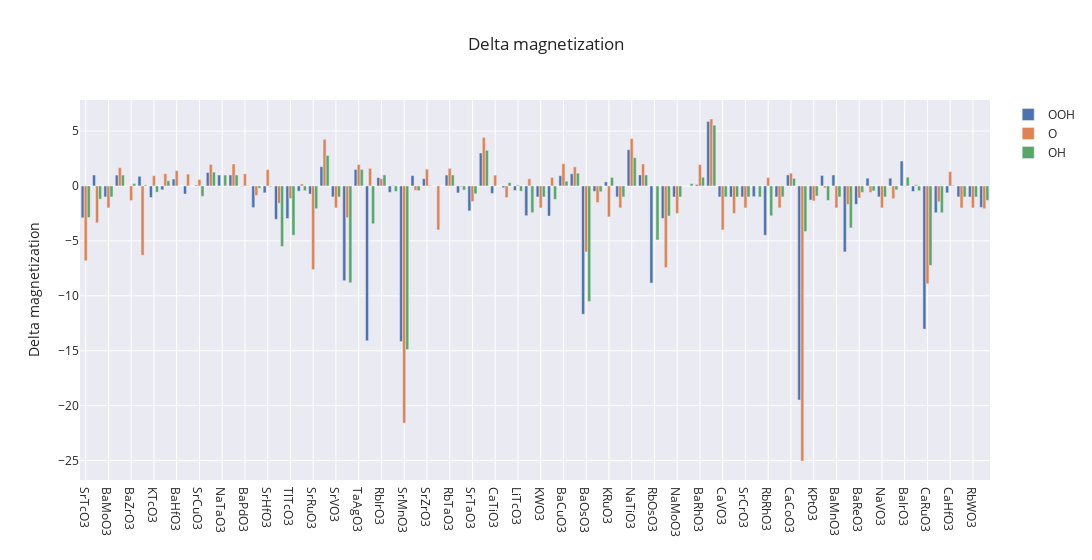

The cell this chart's notebook holds for it:
### Code cell
# Delta magnetization
trace1 = go.Bar(x = df['formula'], y = df['OOH_dmag'], name = 'OOH')
trace2 = go.Bar(x = df['formula'], y = df['O_dmag'], name = 'O')
trace3 = go.Bar(x = df['formula'], y = df['OH_dmag'], name = 'OH')


data = [trace1, trace2,trace3]
layout = go.Layout(title = 'Delta magnetization',template = 'seaborn', width = 2000, yaxis = {'title':'Delta magnetization'})
fig = go.Figure(data = data, layout = layout)
#pyo.plot(fig, image = 'png', image_filename ='plot_image')
fig.show()

### Figure 1 — Plotly figure (JSON) as saved in the notebook; plotly's stock layout.template omitted (floating-point values rounded to 4 significant figures)
{"data": [{"name": "OOH", "type": "bar", "x": ["SrTcO3", "BaFeO3", "BaMoO3", "KTaO3", "BaZrO3", "SrFeO3", "KTcO3", "NaTcO3", "BaHfO3", "SrTiO3", "SrCuO3", "KNbO3", "NaTaO3", "BaScO3", "BaPdO3", "BaTaO3", "SrHfO3", "NaOsO3", "TlTcO3", "KReO3", "SrRuO3", "KHfO3", "SrVO3", "KOsO3", "TaAgO3", "SrNiO3", "RbIrO3", "NaReO3", "SrMnO3", "CaFeO3", "SrZrO3", "NaWO3", "RbTaO3", "SrCoO3", "SrTaO3", "KZrO3", "CaTiO3", "NaRuO3", "LiTcO3", "SrPdO3", "KWO3", "KRhO3", "BaCuO3", "RbNbO3", "BaOsO3", "BaRuO3", "KRuO3", "SrMoO3", "NaTiO3", "SrScO3", "RbOsO3", "SrRhO3", "NaMoO3", "SrOsO3", "BaRhO3", "BaPtO3", "CaVO3", "KMoO3", "SrCrO3", "SrAgO3", "RbRhO3", "BaVO3", "CaCoO3", "CaMnO3", "KPtO3", "BaNiO3", "BaMnO3", "SrReO3", "BaReO3", "SrIrO3", "NaVO3", "NaFeO3", "BaIrO3", "RbReO3", "CaRuO3", "RbPdO3", "CaHfO3", "TlWO3", "RbWO3", "RbPtO3"], "y": [-2.902, 0.993, -1, 0.989, -0.002, 0.884, -1.053, -0.355, 0.629, -0.736, 0.082, 1.226, 0.995, 1, -0.037, -1.969, -0.629, -3.036, -2.964, -0.477, -0.738, 1.754, -1, -8.627, 1.504, -14.1, 0.764, -0.581, -14.17, 0.94, 0.659, "NaN", 0.993, -0.637, -2.27, 3, -0.684, -0.166, -0.406, -2.709, -1, -2.738, 0.931, 1.11, -11.68, -0.495, 0.367, -1, 3.301, 1, -8.841, -2.954, -1.005, "NaN", 0.132, 5.871, -1, -1.005, -1, -0.978, -4.487, -1, 1.003, -19.49, -1.283, 0.955, 0.998, -6.002, -1.669, 0.708, -1, 0.703, 2.266, -0.506, -13.03, -2.444, -0.627, -1, -1, -1.953]}, {"name": "O", "type": "bar", "x": ["SrTcO3", "BaFeO3", "BaMoO3", "KTaO3", "BaZrO3", "SrFeO3", "KTcO3", "NaTcO3", "BaHfO3", "SrTiO3", "SrCuO3", "KNbO3", "NaTaO3", "BaScO3", "BaPdO3", "BaTaO3", "SrHfO3", "NaOsO3", "TlTcO3", "KReO3", "SrRuO3", "KHfO3", "SrVO3", "KOsO3", "TaAgO3", "SrNiO3", "RbIrO3", "NaReO3", "SrMnO3", "CaFeO3", "SrZrO3", "NaWO3", "RbTaO3", "SrCoO3", "SrTaO3", "KZrO3", "CaTiO3", "NaRuO3", "LiTcO3", "SrPdO3", "KWO3", "KRhO3", "BaCuO3", "RbNbO3", "BaOsO3", "BaRuO3", "KRuO3", "SrMoO3", "NaTiO3", "SrScO3", "RbOsO3", "SrRhO3", "NaMoO3", "SrOsO3", "BaRhO3", "BaPtO3", "CaVO3", "KMoO3", "SrCrO3", "SrAgO3", "RbRhO3", "BaVO3", "CaCoO3", "CaMnO3", "KPtO3", "BaNiO3", "BaMnO3", "SrReO3", "BaReO3", "SrIrO3", "NaVO3", "NaFeO3", "BaIrO3", "RbReO3", "CaRuO3", "RbPdO3", "CaHfO3", "TlWO3", "RbWO3", "RbPtO3"], "y": [-6.812, -3.356, -2, 1.665, -1.331, -6.308, 0.934, 1.116, 1.393, 1.079, 0.581, 1.954, -0.002, 2, 1.103, -0.873, 1.478, -1.577, -1.143, 0.18, -7.61, 4.252, -2, -2.893, 1.958, 1.602, 0.665, 0.055, -21.58, -0.402, 1.528, -4, 1.602, -0.072, -1.421, 4.421, 0.982, -1.056, 0.095, 0.653, -2, 0.782, 2.02, 1.739, -6.011, -1.516, -2.814, -2, 4.306, 2, "NaN", -7.43, -2.5, "NaN", 1.946, 6.095, -4, -2.5, -2, 0, 0.76, -2, 1.165, -25.04, -1.36, -0.178, -2, -1.693, -1.099, -0.582, -1.992, -1.161, -0.034, 0.109, -8.909, -1.444, 1.301, -2, -2, -2.067]}, {"name": "OH", "type": "bar", "x": ["SrTcO3", "BaFeO3", "BaMoO3", "KTaO3", "BaZrO3", "SrFeO3", "KTcO3", "NaTcO3", "BaHfO3", "SrTiO3", "SrCuO3", "KNbO3", "NaTaO3", "BaScO3", "BaPdO3", "BaTaO3", "SrHfO3", "NaOsO3", "TlTcO3", "KReO3", "SrRuO3", "KHfO3", "SrVO3", "KOsO3", "TaAgO3", "SrNiO3", "RbIrO3", "NaReO3", "SrMnO3", "CaFeO3", "SrZrO3", "NaWO3", "RbTaO3", "SrCoO3", "SrTaO3", "KZrO3", "CaTiO3", "NaRuO3", "LiTcO3", "SrPdO3", "KWO3", "KRhO3", "BaCuO3", "RbNbO3", "BaOsO3", "BaRuO3", "KRuO3", "SrMoO3", "NaTiO3", "SrScO3", "RbOsO3", "SrRhO3", "NaMoO3", "SrOsO3", "BaRhO3", "BaPtO3", "CaVO3", "KMoO3", "SrCrO3", "SrAgO3", "RbRhO3", "BaVO3", "CaCoO3", "CaMnO3", "KPtO3", "BaNiO3", "BaMnO3", "SrReO3", "BaReO3", "SrIrO3", "NaVO3", "NaFeO3", "BaIrO3", "RbReO3", "CaRuO3", "RbPdO3", "CaHfO3", "TlWO3", "RbWO3", "RbPtO3"], "y": [-2.871, -1.202, -1, 0.991, 0.216, 0.09, -0.566, 0.47, 0.002, 0.001, -0.946, 1.256, 0.995, 1, 0.027, -0.203, -0.063, -5.51, -4.48, -0.428, -2.071, 2.777, -1, -8.82, 1.506, -3.447, 1.006, -0.505, -14.9, -0.424, 0.059, "NaN", 0.999, -0.374, -0.713, 3.242, 0, 0.303, -0.477, -2.438, -1, -1.22, 0.435, 1.161, -10.52, -0.533, 0.776, -1, 2.576, 1, -4.919, -2.74, -1, 0.212, 0.794, 5.531, -1, -1, -1, -1.002, -2.72, -1, 0.687, -4.144, -0.911, -1.319, -1, -3.817, -0.585, -0.452, -1, -0.354, 0.801, -0.438, -7.233, -2.444, 0.059, -1, -1, -1.312]}], "layout": {"title": {"text": "Delta magnetization"}, "width": 2000, "yaxis": {"title": {"text": "Delta magnetization"}}}}
